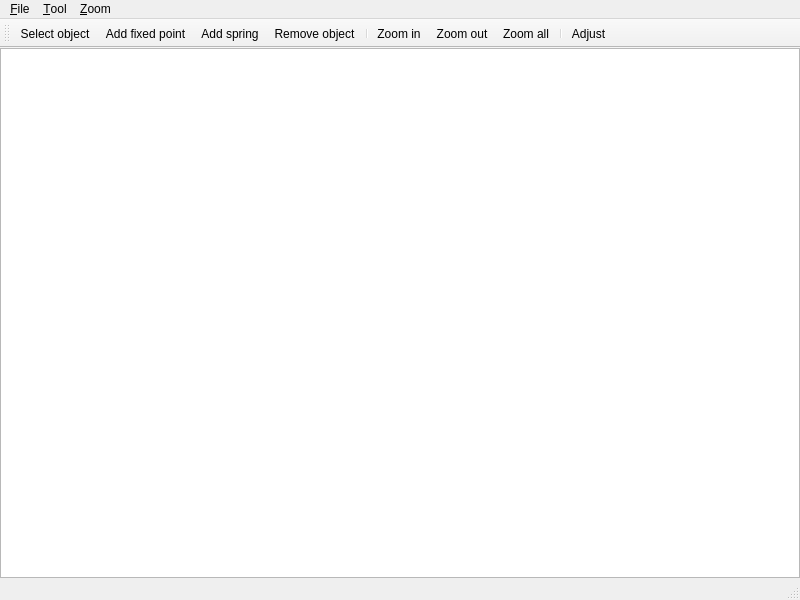
<?xml version="1.0" encoding="UTF-8"?>
<ui version="4.0">
 <class>MainWindow</class>
 <widget class="QMainWindow" name="MainWindow">
  <property name="geometry">
   <rect>
    <x>0</x>
    <y>0</y>
    <width>800</width>
    <height>600</height>
   </rect>
  </property>
  <property name="windowTitle">
   <string>SpringAngles</string>
  </property>
  <widget class="QWidget" name="centralwidget">
   <layout class="QHBoxLayout" name="horizontalLayout">
    <property name="leftMargin">
     <number>0</number>
    </property>
    <property name="topMargin">
     <number>0</number>
    </property>
    <property name="rightMargin">
     <number>0</number>
    </property>
    <property name="bottomMargin">
     <number>0</number>
    </property>
    <item>
     <widget class="CadGraphicsView" name="gvMain">
      <property name="mouseTracking">
       <bool>true</bool>
      </property>
     </widget>
    </item>
   </layout>
  </widget>
  <widget class="QMenuBar" name="menubar">
   <property name="geometry">
    <rect>
     <x>0</x>
     <y>0</y>
     <width>800</width>
     <height>23</height>
    </rect>
   </property>
   <widget class="QMenu" name="menu_File">
    <property name="title">
     <string>&amp;File</string>
    </property>
    <addaction name="actFileNew"/>
    <addaction name="actFileOpen"/>
    <addaction name="actFileSave"/>
    <addaction name="actFileSaveAs"/>
    <addaction name="separator"/>
    <addaction name="actFileExit"/>
   </widget>
   <widget class="QMenu" name="menu_Tool">
    <property name="title">
     <string>&amp;Tool</string>
    </property>
    <addaction name="actToolSelectObject"/>
    <addaction name="actToolAddFixedPoint"/>
    <addaction name="actToolAddSpring"/>
    <addaction name="actToolRemoveObject"/>
   </widget>
   <widget class="QMenu" name="menu_Zoom">
    <property name="title">
     <string>&amp;Zoom</string>
    </property>
    <addaction name="actZoomIn"/>
    <addaction name="actZoomOut"/>
    <addaction name="actZoomAll"/>
   </widget>
   <addaction name="menu_File"/>
   <addaction name="menu_Tool"/>
   <addaction name="menu_Zoom"/>
  </widget>
  <widget class="QStatusBar" name="statusbar"/>
  <widget class="QToolBar" name="toolBar">
   <property name="windowTitle">
    <string>toolBar</string>
   </property>
   <attribute name="toolBarArea">
    <enum>TopToolBarArea</enum>
   </attribute>
   <attribute name="toolBarBreak">
    <bool>false</bool>
   </attribute>
   <addaction name="actToolSelectObject"/>
   <addaction name="actToolAddFixedPoint"/>
   <addaction name="actToolAddSpring"/>
   <addaction name="actToolRemoveObject"/>
   <addaction name="separator"/>
   <addaction name="actZoomIn"/>
   <addaction name="actZoomOut"/>
   <addaction name="actZoomAll"/>
   <addaction name="separator"/>
   <addaction name="actAdjust"/>
  </widget>
  <action name="actFileNew">
   <property name="icon">
    <iconset theme="QIcon::ThemeIcon::DocumentNew"/>
   </property>
   <property name="text">
    <string>&amp;New</string>
   </property>
   <property name="shortcut">
    <string>Ctrl+N</string>
   </property>
  </action>
  <action name="actFileOpen">
   <property name="icon">
    <iconset theme="QIcon::ThemeIcon::DocumentOpen"/>
   </property>
   <property name="text">
    <string>&amp;Open...</string>
   </property>
   <property name="shortcut">
    <string>Ctrl+O</string>
   </property>
  </action>
  <action name="actFileSave">
   <property name="icon">
    <iconset theme="QIcon::ThemeIcon::DocumentSave"/>
   </property>
   <property name="text">
    <string>&amp;Save</string>
   </property>
   <property name="shortcut">
    <string>Ctrl+S</string>
   </property>
  </action>
  <action name="actFileSaveAs">
   <property name="icon">
    <iconset theme="QIcon::ThemeIcon::DocumentSaveAs"/>
   </property>
   <property name="text">
    <string>Save &amp;as...</string>
   </property>
  </action>
  <action name="actFileExit">
   <property name="icon">
    <iconset theme="QIcon::ThemeIcon::ApplicationExit"/>
   </property>
   <property name="text">
    <string>E&amp;xit</string>
   </property>
   <property name="menuRole">
    <enum>QAction::MenuRole::QuitRole</enum>
   </property>
  </action>
  <action name="actToolAddFixedPoint">
   <property name="checkable">
    <bool>true</bool>
   </property>
   <property name="icon">
    <iconset theme="QIcon::ThemeIcon::ListAdd"/>
   </property>
   <property name="text">
    <string>Add fixed point</string>
   </property>
   <property name="menuRole">
    <enum>QAction::MenuRole::TextHeuristicRole</enum>
   </property>
  </action>
  <action name="actToolAddSpring">
   <property name="checkable">
    <bool>true</bool>
   </property>
   <property name="icon">
    <iconset theme="QIcon::ThemeIcon::InsertLink"/>
   </property>
   <property name="text">
    <string>Add spring</string>
   </property>
   <property name="menuRole">
    <enum>QAction::MenuRole::TextHeuristicRole</enum>
   </property>
  </action>
  <action name="actToolRemoveObject">
   <property name="checkable">
    <bool>true</bool>
   </property>
   <property name="icon">
    <iconset theme="QIcon::ThemeIcon::EditDelete"/>
   </property>
   <property name="text">
    <string>Remove object</string>
   </property>
   <property name="menuRole">
    <enum>QAction::MenuRole::TextHeuristicRole</enum>
   </property>
  </action>
  <action name="actToolSelectObject">
   <property name="checkable">
    <bool>true</bool>
   </property>
   <property name="icon">
    <iconset theme="QIcon::ThemeIcon::DocumentSend"/>
   </property>
   <property name="text">
    <string>Select object</string>
   </property>
   <property name="menuRole">
    <enum>QAction::MenuRole::TextHeuristicRole</enum>
   </property>
  </action>
  <action name="actZoomIn">
   <property name="icon">
    <iconset theme="QIcon::ThemeIcon::ZoomIn"/>
   </property>
   <property name="text">
    <string>Zoom &amp;in</string>
   </property>
   <property name="shortcut">
    <string>+</string>
   </property>
  </action>
  <action name="actZoomOut">
   <property name="icon">
    <iconset theme="QIcon::ThemeIcon::ZoomOut"/>
   </property>
   <property name="text">
    <string>Zoom &amp;out</string>
   </property>
   <property name="shortcut">
    <string>-</string>
   </property>
  </action>
  <action name="actZoomAll">
   <property name="icon">
    <iconset theme="QIcon::ThemeIcon::ZoomFitBest"/>
   </property>
   <property name="text">
    <string>Zoom &amp;all</string>
   </property>
   <property name="shortcut">
    <string>F4</string>
   </property>
  </action>
  <action name="actAdjust">
   <property name="icon">
    <iconset theme="QIcon::ThemeIcon::MediaPlaybackStart"/>
   </property>
   <property name="text">
    <string>Adjust</string>
   </property>
   <property name="menuRole">
    <enum>QAction::MenuRole::TextHeuristicRole</enum>
   </property>
  </action>
 </widget>
 <customwidgets>
  <customwidget>
   <class>CadGraphicsView</class>
   <extends>QGraphicsView</extends>
   <header>CadGraphicsView.hpp</header>
  </customwidget>
 </customwidgets>
 <resources/>
 <connections/>
</ui>
